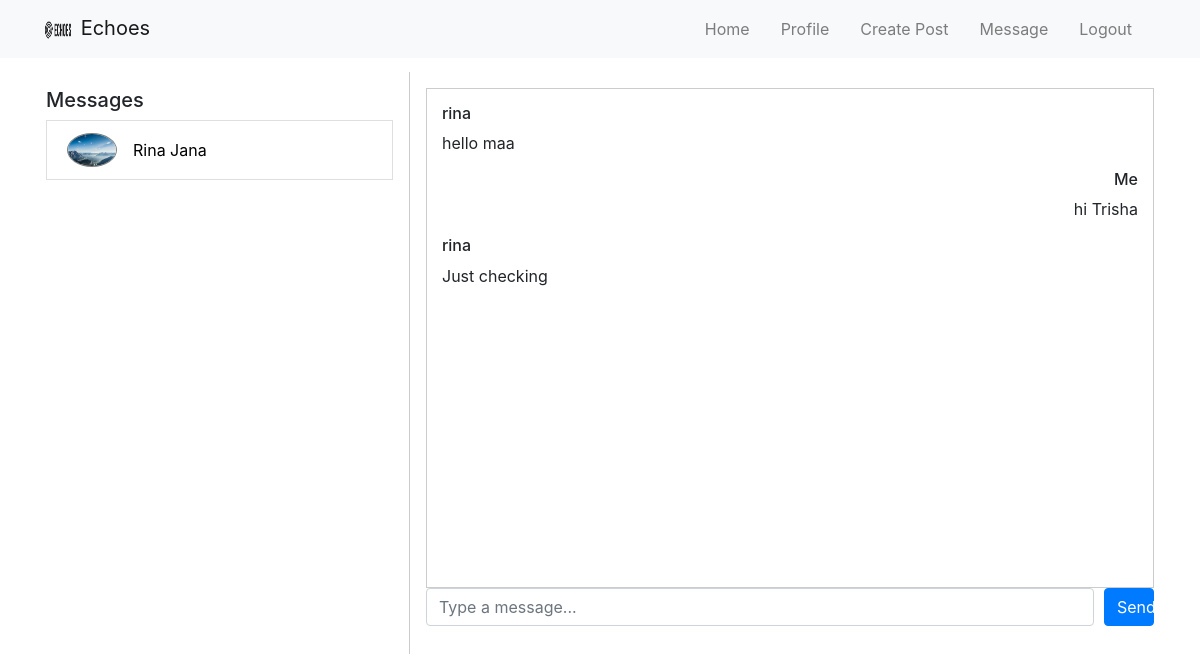
The page /message/message/rina/ (signed in) on the database its author committed.
### userprofile/models.py (models this page shows)
class UserProfileModel(models.Model):
    user = models.OneToOneField(get_user_model(), on_delete=models.CASCADE, related_name="UserProfileModel_user",null=True)
    profile_picture = models.ImageField(upload_to="profile_pictures/", null=True, blank=True)
    bio = models.TextField(null=True, blank=True)
    updated_at = models.DateTimeField(auto_now = True)
    created_at = models.DateTimeField(auto_now_add=True,editable=False)
    def has_profile_pic(self):
        return bool(self.profile_picture and hasattr(self.profile_picture,'url'))

### message/models.py (models this page shows)
class MessageModel(models.Model):
    sender = models.ForeignKey(get_user_model(),on_delete=models.CASCADE,related_name="MessageModel_sender",null=True)
    recipient = models.ForeignKey(get_user_model(),on_delete=models.CASCADE,related_name="MessageModel_recipient",null=True)
    message = models.TextField(null=True, blank=True)
    updated_at = models.DateTimeField(auto_now = True)
    created_at = models.DateTimeField(auto_now_add=True,editable=False)

### message/views.py (the view)
# urls.py: path('message/<str:username>/', recipient_message_view, name="recipient_message_view"),
def recipient_message_view(request,username):
    recipient_user = get_user_model().objects.get(username=username)
    recipient_instance = recipient_user.RecipientModel_user
    user_instance = request.user
    user_recipient_instance = user_instance.RecipientModel_user
    if not recipient_instance.recipients.all().filter(username=user_instance.username).exists():
        recipient_instance.recipients.add(request.user)
        recipient_instance.save()
    if not user_recipient_instance.recipients.all().filter(username=recipient_user.username).exists():
        user_recipient_instance.recipients.add(recipient_user)
        user_recipient_instance.save()
    if request.method == "POST":
        MessageModel.objects.create(sender=user_instance,recipient=recipient_user,message=request.POST.get('message'))
        return redirect('recipient_message_view', username)
    data = {
        "recipients": user_recipient_instance.recipients.all(),
        "sender": user_instance.username,
        "receiver": recipient_user.username,
        "messages" : MessageModel.objects.filter(Q(sender=user_instance, recipient=recipient_user) |Q(sender=recipient_user, recipient=user_instance)).order_by('created_at')
    }
    return render(request,"message.html",context={"request":request, "data":data})

### message/templates/message.html (shortened to what this page needs)
{% extends "base.html" %}
{% block body %}
{% include "navbar.html" %}
<div class="container mt-5 pt-4">
    <div class="row">
        <div class="col-md-4 recipient-list p-3">
            <h5>Messages</h5>
            <ul class="list-group">
                {% for recipient in data.recipients %}
                <a href="{% url 'recipient_message_view' recipient.username %}" style="text-decoration: none; color: black;">
                    <li class="list-group-item d-flex align-items-center">
                    {% if recipient.UserProfileModel_user.has_profile_pic %}
                    <img src="{{recipient.UserProfileModel_user.profile_picture.url}}" class="rounded-circle mr-3" style="border: 1px solid grey;" alt="User Image" width="50">
                    {% else %}
                    <img src="" class="rounded-circle mr-3" alt="User Image" width="50">
                    {% endif %}
                    <span>{{recipient.first_name}} {{recipient.last_name}}</span>
                </li></a>
                {% endfor %}
            </ul>
        </div>
        <div class="col-md-8 p-3 d-flex flex-column">
            <div class="message-screen">
                {% for message in data.messages %}
                 {% if data.receiver == message.recipient.username %}
                <div class="media message message-left">
                    <div class="media-body">
                        <h6 class="mt-0">{{message.recipient.username}}</h6>
                        {{message.message}}
                    </div>
                </div>
                {% else %}
                <div class="media message message-right">
                    <div class="media-body">
                        <h6 class="mt-0">Me</h6>
                        {{message.message}}
                    </div>
                </div>
                {% endif %}
                {% endfor %}
            </div>
            <form method="post">
            <div class="mt-auto d-flex align-items-center">
                <input type="text" class="form-control message-input" placeholder="Type a message..." required name="message">
                <button class="btn btn-primary send-button" type="submit">Send</button>
            </div>
        </form>
        </div>
    </div>
</div>
{% endblock %}

### userprofile/templates/styles.html (style rules this page uses)
.recipient-list { height: 600px; overflow-y: scroll; border-right: 1px solid #ccc; }
.message-screen { height: 500px; overflow-y: scroll; border: 1px solid #ccc; padding: 15px; }
.message-input { width: calc(100% - 60px); margin-right: 10px; }
.send-button { width: 50px; }
.message { margin-bottom: 15px; }
.message-left { text-align: left; }
.message-right { text-align: right; }
.message .media-body { display: inline-block; max-width: 100%; }

### rows shown on the page
MessageModel: recipient.username "rina", message "hello maa"
MessageModel: message "hi Trisha"
MessageModel: recipient.username "rina", message "Just checking"

### other values the page prints
{{ recipient.first_name }} "Rina"
{{ recipient.last_name }} "Jana"
